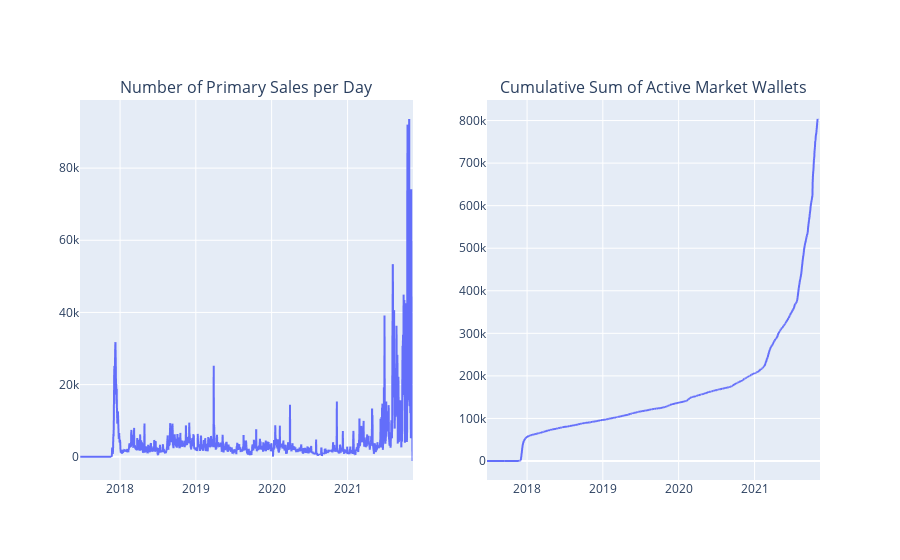

The code cell stored with this chart in its notebook:
### Code cell
fig.add_trace(fig4['data'][0], row=1, col=1)
fig.add_trace(fig6['data'][0], row=1, col=2)
fig.show()

# 1st plot
# a larger variance since june2021
# 2 large spkie before (1st: Dec2017, then slowly drop to normal level,
#                       2nd: 01-04-19, rise to the peak using only 2 days, 
# Almost a double for no. of sales at 27/19-Oct compare to 09-Aug

# 2nd plot
# steady increase from 2018 to 2021
# A greater slope since 2021

### Figure 1 — Plotly figure (JSON) as saved in the notebook; plotly's stock layout.template omitted (floating-point values rounded to 4 significant figures; data arrays with more than 128 entries replaced by an {"elided": "..."} marker saying what was removed)
{"data": [{"hovertemplate": "Date=%{x}<br>Number of Primary Sales=%{y}<extra></extra>", "legendgroup": "", "line": {"color": "#636efa", "dash": "solid"}, "mode": "lines", "name": "", "showlegend": false, "type": "scattergl", "x": {"elided": "1606 str values"}, "xaxis": "x", "y": {"elided": "1606 int values"}, "yaxis": "y"}, {"hovertemplate": "Date=%{x}<br>Cumulative Sum of Active Market Wallets=%{y}<extra></extra>", "legendgroup": "", "line": {"color": "#636efa", "dash": "solid"}, "mode": "lines", "name": "", "showlegend": false, "type": "scattergl", "x": {"elided": "1606 str values"}, "xaxis": "x2", "y": {"elided": "1606 int values"}, "yaxis": "y2"}], "layout": {"annotations": [{"font": {"size": 16}, "showarrow": false, "text": "Number of Primary Sales per Day", "x": 0.225, "xanchor": "center", "xref": "paper", "y": 1, "yanchor": "bottom", "yref": "paper"}, {"font": {"size": 16}, "showarrow": false, "text": "Cumulative Sum of Active Market Wallets", "x": 0.775, "xanchor": "center", "xref": "paper", "y": 1, "yanchor": "bottom", "yref": "paper"}], "xaxis": {"anchor": "y", "domain": [0, 0.45]}, "xaxis2": {"anchor": "y2", "domain": [0.55, 1]}, "yaxis": {"anchor": "x", "domain": [0, 1]}, "yaxis2": {"anchor": "x2", "domain": [0, 1]}}}
